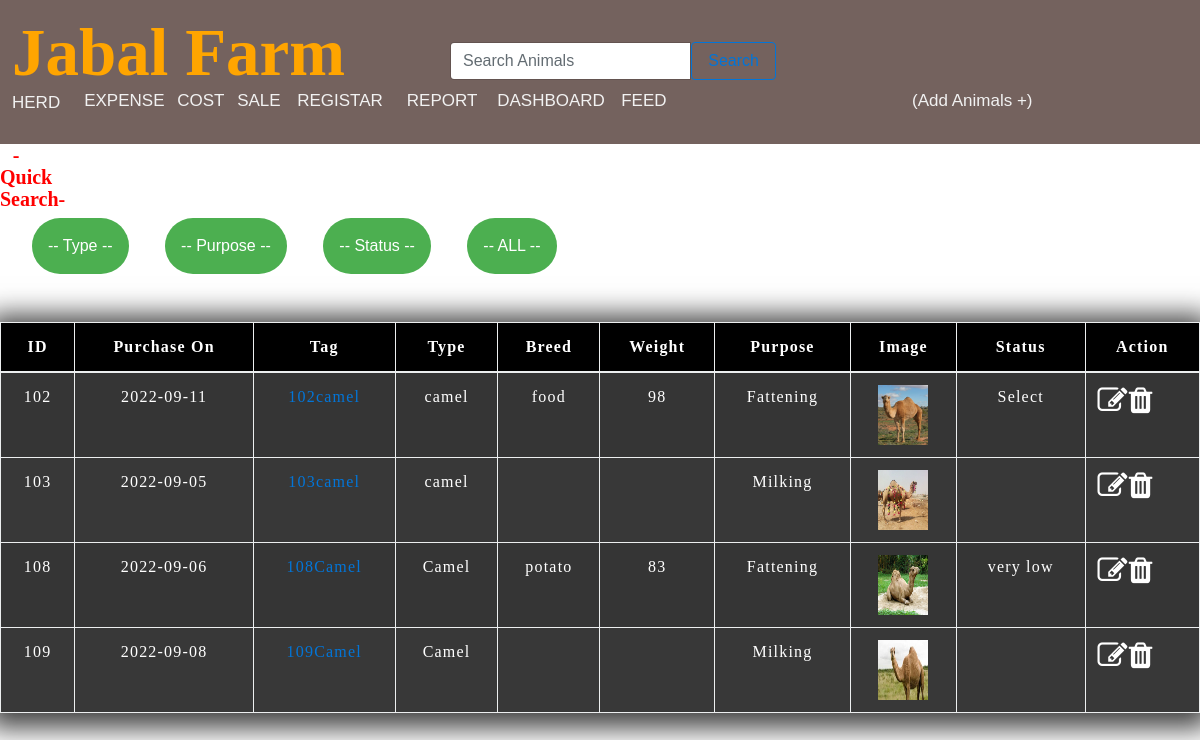
The page /view_camel.php on the database its author committed.
### tables this page shows
CREATE TABLE `add_animals` (
  `id` int(11) NOT NULL,
  `create_date` date NOT NULL,
  `Purpose` varchar(11) NOT NULL,
  `Animal` varchar(11) NOT NULL,
  `image` varchar(255) DEFAULT NULL,
  `breed` varchar(11) NOT NULL,
  `gender` varchar(11) NOT NULL,
  `health_status` varchar(11) NOT NULL,
  `age_months` varchar(11) NOT NULL,
  `weight_kg` varchar(11) NOT NULL,
  `height_inch` varchar(11) NOT NULL,
  `grade` varchar(11) NOT NULL,
  `broker_commission` varchar(11) NOT NULL,
  `purchase_price` varchar(11) NOT NULL,
  `inward_fare` varchar(11) NOT NULL,
  `purchase_location` varchar(11) NOT NULL,
  `issolation_date` date NOT NULL,
  `buying_broker_name` varchar(11) NOT NULL,
  `comments` varchar(11) NOT NULL
);

### view_camel.php (the view, shortened to what this page needs)
<?php
include ("nav.html");
?>
<!doctype html>
<html>
<head>
<link href="assets/plugins/bootstrap/css/bootstrap.min.css" rel="stylesheet" />
</head>
<body>
     <center><h1 style="font-family:playfair ; color:#ff0000; font-size:20px ; padding-right: 73rem; font-weight:bolder">-Quick Search-</h1></center>
<?php
    require'connection.php';
?>
<div class="dropdown" style="padding-left: 2rem;">
  <button class="dropbtn" style="border-radius: 2rem;">-- Type -- </button>
</div>
<div class="dropdown" style="padding-left: 2rem;">
  <button class="dropbtn" style="border-radius: 2rem;">-- Purpose -- </button>
</div>
<div class="dropdown" style="padding-left: 2rem;">
  <button class="dropbtn" style="border-radius: 2rem;">-- Status -- </button>
</div>
<div class="dropdown" style="padding-left: 2rem;">
  <button class="dropbtn" style="border-radius: 2rem;"><a href="View_detail.php" style="color: white;">-- ALL --</a></button>
</div>
<div class="body">
                  <div class="table-responsive-m">
                  <table class="table table-bordered table-striped table-hover " id="myTable">
                            <thead>
                                <tr>
                                    <th>ID</th>
                                    <th>Purchase On</th>
									<th>Tag</th>
									<th>Type</th>
									<th>Breed</th>
									<th>Weight</th>
									<th>Purpose</th>
									<th>Image</th>
									<th>Status</th>
									<th>Action</th>
                                </tr>
                            </thead>
                            <tbody>
							<?php
								$sql="select * From add_animals WHERE Animal='camel'";
								$result = $con->query($sql);
								if($result->num_rows>0)
								{
									while($rows=$result->fetch_assoc())
									{
										?>
                                <tr>
                                    <td><?php echo $rows['id']; ?></td>
                                    <td><?php echo $rows['create_date']; ?></td>
									<td><?php echo $rows['']; ?><?php echo $rows['']; ?><a href='animal_registration.php?id=<?php echo $rows['id'];?>'><?php echo $rows['id']; ?><?php echo $rows['Animal']; ?></a></td>
                                    <td><?php echo $rows['Animal']; ?></td>
                                    <td><?php echo $rows['breed']; ?></td>
									<td><?php echo $rows['weight_kg']; ?></td>
									<td><?php echo $rows['Purpose']; ?></td>
									<td><img src="upload/<?php echo $rows['image']; ?>" style="width:50px; height:60px; "/></td>
									<td><?php echo $rows['health_status']; ?></td>
									<td><a href='edit_animal.php?id=<?php echo $rows['id'];?>'><i class='fa fa-edit' style='font-size:30px;color:white;float:left;'></i></a>
									    <a href='delete/delete_animal.php?id=<?php echo $rows['id'];?>' onclick="return confirm('Are you sure you want to delete this item?');"><i class='fa fa-trash' style='font-size:30px;color:white;float:left;'></i></a>
									</td>
                                </tr>
								<?php
		}
	}
		?>
                            </tbody>
                        </table>
                    </div>
                  </div>
</body>
</html>

### search.php
<!DOCTYPE html>
<html>
<body>
    <div class="input-group" style="padding-right: 424px;
    padding-left: 450px; margin-top: -4rem;
    margin-bottom: ;">
  <input type="search" class="form-control rounded" placeholder="Search Animals" aria-label="Search" aria-describedby="search-addon" />
  <button type="button" class="btn btn-outline-primary">Search</button>
</div>
</body>
</html>

### rows shown on the page
add_animals: id "102", create_date "2022-09-11", Animal "camel", breed "food", weight_kg "98", Purpose "Fattening", image (picture), health_status "Select"
add_animals: id "103", create_date "2022-09-05", Animal "camel", Purpose "Milking", image (picture)
add_animals: id "108", create_date "2022-09-06", Animal "Camel", breed "potato", weight_kg "83", Purpose "Fattening", image (picture), health_status "very low"
add_animals: id "109", create_date "2022-09-08", Animal "Camel", Purpose "Milking", image (picture)
